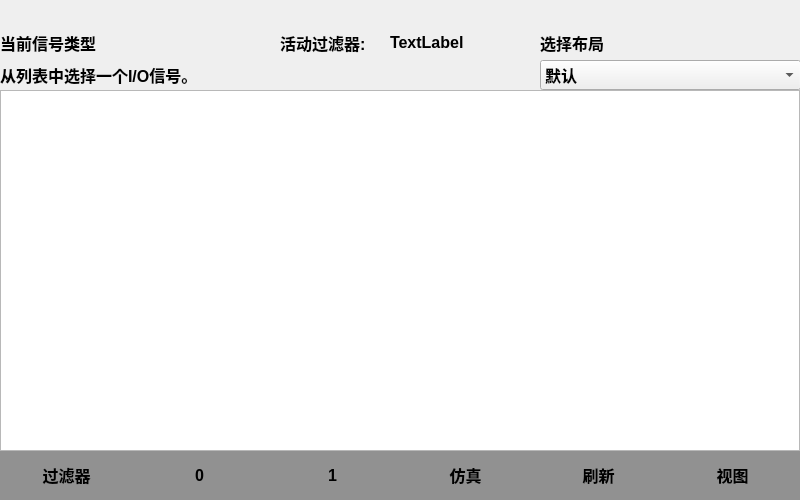
<?xml version="1.0" encoding="UTF-8"?>
<ui version="4.0">
 <class>InputOutput</class>
 <widget class="QWidget" name="InputOutput">
  <property name="geometry">
   <rect>
    <x>0</x>
    <y>0</y>
    <width>800</width>
    <height>500</height>
   </rect>
  </property>
  <property name="windowTitle">
   <string>Form</string>
  </property>
  <widget class="QWidget" name="widget_Btn" native="true">
   <property name="geometry">
    <rect>
     <x>0</x>
     <y>450</y>
     <width>800</width>
     <height>50</height>
    </rect>
   </property>
   <property name="styleSheet">
    <string notr="true">background-color: rgb(145, 145, 145);</string>
   </property>
   <widget class="QPushButton" name="Btn_Filter">
    <property name="geometry">
     <rect>
      <x>0</x>
      <y>0</y>
      <width>133</width>
      <height>50</height>
     </rect>
    </property>
    <property name="font">
     <font>
      <pointsize>12</pointsize>
      <weight>75</weight>
      <bold>true</bold>
     </font>
    </property>
    <property name="text">
     <string>过滤器</string>
    </property>
    <property name="flat">
     <bool>true</bool>
    </property>
   </widget>
   <widget class="QPushButton" name="Btn_0">
    <property name="geometry">
     <rect>
      <x>133</x>
      <y>0</y>
      <width>133</width>
      <height>50</height>
     </rect>
    </property>
    <property name="font">
     <font>
      <pointsize>12</pointsize>
      <weight>75</weight>
      <bold>true</bold>
     </font>
    </property>
    <property name="text">
     <string>0</string>
    </property>
    <property name="flat">
     <bool>true</bool>
    </property>
   </widget>
   <widget class="QPushButton" name="Btn_1">
    <property name="geometry">
     <rect>
      <x>266</x>
      <y>0</y>
      <width>133</width>
      <height>50</height>
     </rect>
    </property>
    <property name="font">
     <font>
      <pointsize>12</pointsize>
      <weight>75</weight>
      <bold>true</bold>
     </font>
    </property>
    <property name="text">
     <string>1</string>
    </property>
    <property name="autoDefault">
     <bool>false</bool>
    </property>
    <property name="flat">
     <bool>true</bool>
    </property>
   </widget>
   <widget class="QPushButton" name="Btn_refresh">
    <property name="geometry">
     <rect>
      <x>532</x>
      <y>0</y>
      <width>133</width>
      <height>50</height>
     </rect>
    </property>
    <property name="font">
     <font>
      <pointsize>12</pointsize>
      <weight>75</weight>
      <bold>true</bold>
     </font>
    </property>
    <property name="text">
     <string>刷新</string>
    </property>
    <property name="autoDefault">
     <bool>false</bool>
    </property>
    <property name="flat">
     <bool>true</bool>
    </property>
   </widget>
   <widget class="QPushButton" name="Btn_View">
    <property name="geometry">
     <rect>
      <x>665</x>
      <y>0</y>
      <width>135</width>
      <height>50</height>
     </rect>
    </property>
    <property name="font">
     <font>
      <pointsize>12</pointsize>
      <weight>75</weight>
      <bold>true</bold>
     </font>
    </property>
    <property name="text">
     <string>视图</string>
    </property>
    <property name="checkable">
     <bool>true</bool>
    </property>
    <property name="flat">
     <bool>true</bool>
    </property>
   </widget>
   <widget class="QPushButton" name="Btn_simulation">
    <property name="geometry">
     <rect>
      <x>399</x>
      <y>0</y>
      <width>133</width>
      <height>50</height>
     </rect>
    </property>
    <property name="font">
     <font>
      <pointsize>12</pointsize>
      <weight>75</weight>
      <bold>true</bold>
     </font>
    </property>
    <property name="text">
     <string>仿真</string>
    </property>
    <property name="autoDefault">
     <bool>false</bool>
    </property>
    <property name="flat">
     <bool>true</bool>
    </property>
   </widget>
  </widget>
  <widget class="QTableWidget" name="tableWidget">
   <property name="geometry">
    <rect>
     <x>0</x>
     <y>90</y>
     <width>800</width>
     <height>361</height>
    </rect>
   </property>
   <property name="font">
    <font>
     <weight>75</weight>
     <bold>true</bold>
    </font>
   </property>
  </widget>
  <widget class="QLabel" name="label_currentIOType">
   <property name="geometry">
    <rect>
     <x>0</x>
     <y>30</y>
     <width>111</width>
     <height>25</height>
    </rect>
   </property>
   <property name="font">
    <font>
     <pointsize>12</pointsize>
     <weight>75</weight>
     <bold>true</bold>
    </font>
   </property>
   <property name="text">
    <string>当前信号类型</string>
   </property>
  </widget>
  <widget class="QLabel" name="label_filter">
   <property name="geometry">
    <rect>
     <x>280</x>
     <y>30</y>
     <width>100</width>
     <height>25</height>
    </rect>
   </property>
   <property name="font">
    <font>
     <pointsize>12</pointsize>
     <weight>75</weight>
     <bold>true</bold>
    </font>
   </property>
   <property name="text">
    <string>活动过滤器:</string>
   </property>
  </widget>
  <widget class="QLabel" name="label_filterShow">
   <property name="geometry">
    <rect>
     <x>390</x>
     <y>30</y>
     <width>100</width>
     <height>25</height>
    </rect>
   </property>
   <property name="font">
    <font>
     <pointsize>12</pointsize>
     <weight>75</weight>
     <bold>true</bold>
    </font>
   </property>
   <property name="text">
    <string>TextLabel</string>
   </property>
  </widget>
  <widget class="QLabel" name="label_ChooseLayout">
   <property name="geometry">
    <rect>
     <x>540</x>
     <y>30</y>
     <width>100</width>
     <height>25</height>
    </rect>
   </property>
   <property name="font">
    <font>
     <pointsize>12</pointsize>
     <weight>75</weight>
     <bold>true</bold>
    </font>
   </property>
   <property name="text">
    <string>选择布局</string>
   </property>
  </widget>
  <widget class="QLabel" name="label_ChooseIO">
   <property name="geometry">
    <rect>
     <x>0</x>
     <y>60</y>
     <width>211</width>
     <height>30</height>
    </rect>
   </property>
   <property name="font">
    <font>
     <pointsize>12</pointsize>
     <weight>75</weight>
     <bold>true</bold>
    </font>
   </property>
   <property name="text">
    <string>从列表中选择一个I/O信号。</string>
   </property>
  </widget>
  <widget class="QComboBox" name="comboBox_Layout">
   <property name="geometry">
    <rect>
     <x>540</x>
     <y>60</y>
     <width>261</width>
     <height>30</height>
    </rect>
   </property>
   <property name="font">
    <font>
     <pointsize>12</pointsize>
     <weight>75</weight>
     <bold>true</bold>
    </font>
   </property>
   <item>
    <property name="text">
     <string>默认</string>
    </property>
   </item>
   <item>
    <property name="text">
     <string>标签</string>
    </property>
   </item>
  </widget>
 </widget>
 <resources/>
 <connections/>
</ui>
